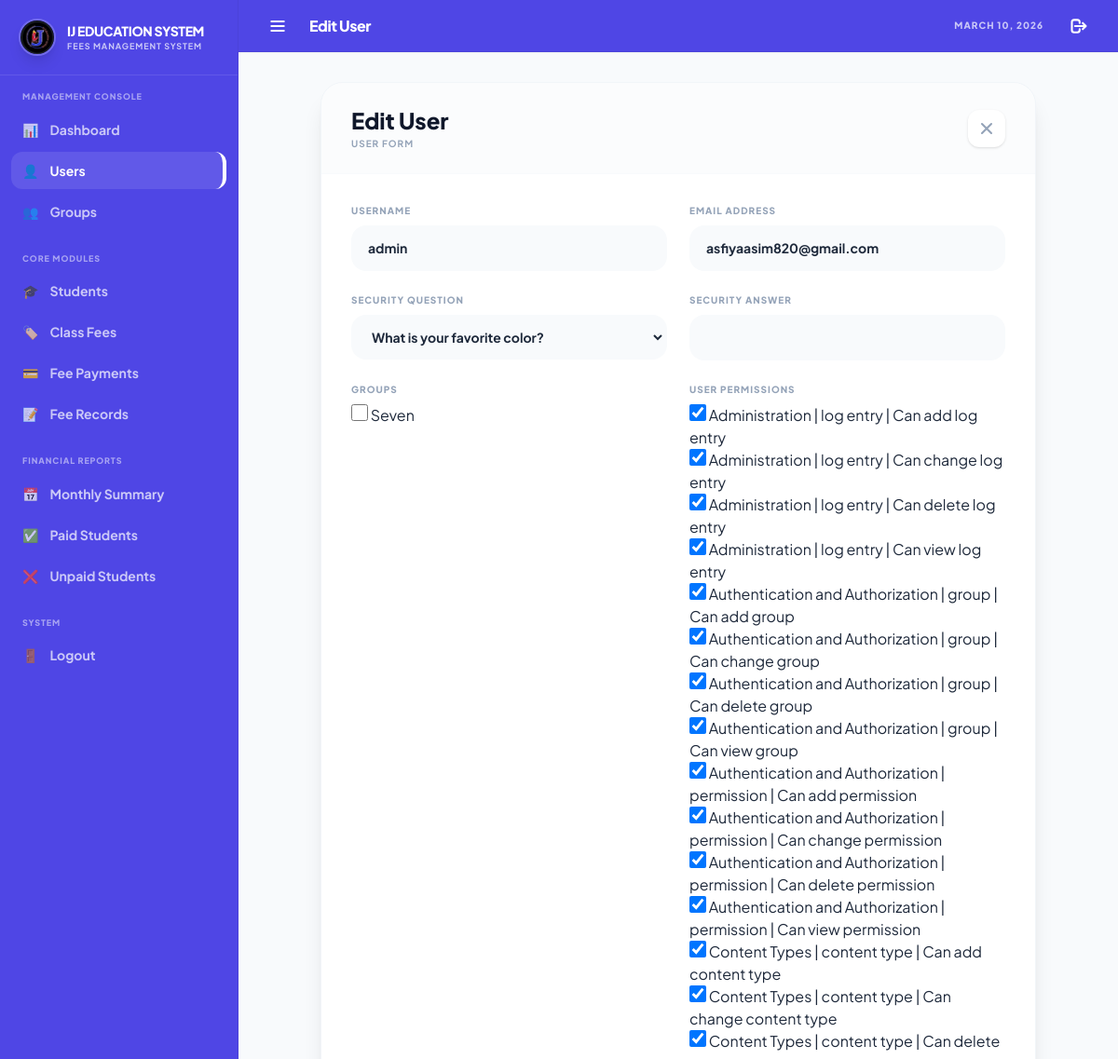
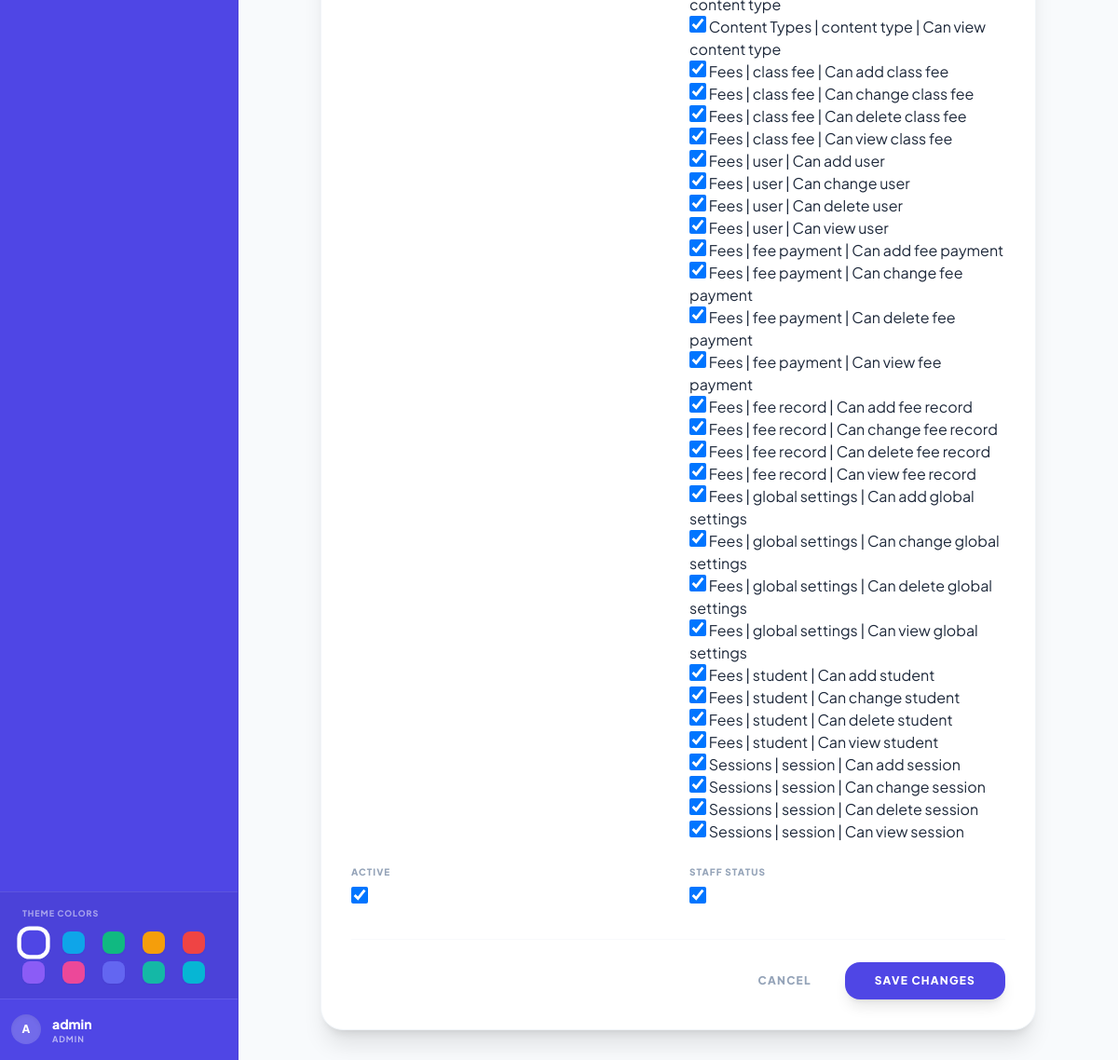
The app's page /manage/customuser/edit/1/ (signed in) with its own data (2 pictures, top to bottom).
### fees/models.py (models this page shows, shortened)
class CustomUser(AbstractUser):
    security_question = models.CharField(max_length=64, choices=SECURITY_QUESTIONS, blank=True, null=True)
    security_answer = models.CharField(max_length=128, blank=True, null=True)
    theme_preference = models.CharField(max_length=32, choices=THEME_CHOICES, default='midnight-blue')

### fees/views.py (the view)
# urls.py: path('manage/<str:model_name>/edit/<int:pk>/', views.manage_form, name='manage_form_pk'),
@login_required
def manage_form(request, model_name, pk=None):
    model_map = {
        'student': (Student, StudentForm),
        'classfee': (ClassFee, ClassFeeForm),
        'feepayment': (FeePayment, FeePaymentForm),
        'feerecord': (FeeRecord, FeeRecordForm),
        'customuser': (CustomUser, CustomUserUpdateForm),
        'group': (Group, GroupForm),
    }
    if model_name not in model_map:
        return redirect('fees:dashboard')
    if model_name in ['customuser', 'group'] and not request.user.is_superuser:
        messages.error(request, "Access Denied: Admin only.")
        return redirect('fees:dashboard')
    action = 'change' if pk else 'add'
    perm_name = f'fees.{action}_{model_name}'
    if model_name == 'group': perm_name = f'auth.{action}_group'
    if not request.user.has_perm(perm_name) and not request.user.is_superuser:
        messages.error(request, f"You don't have permission to {action} {model_name}s.")
        return redirect('fees:manage_list', model_name=model_name)
    model, form_class = model_map[model_name]
    if model_name == 'customuser' and pk is None:
        form_class = CustomUserCreationForm
    instance = get_object_or_404(model, pk=pk) if pk else None
    if request.method == 'POST':
        form = form_class(request.POST, request.FILES, instance=instance)
        if form.is_valid():
            form.save()
            label = MODEL_LABELS.get(model_name, model_name.replace('_', ' ').title())
            messages.success(request, f"{label} saved successfully.")
            return redirect('fees:manage_list', model_name=model_name)
    else:
        form = form_class(instance=instance)
    return render(request, 'fees/generic_form.html', {
        'my_form': form,
        'title': f"{'Edit' if pk else 'Add'} {MODEL_LABELS.get(model_name, model_name.replace('_', ' ').title())}",
        'model_name': model_name,
    })

### fees/forms.py (shortened to what this page needs)
class CustomUserUpdateForm(UserChangeForm):
    password = None  # Use password change views for actual resets
    security_answer = forms.CharField(widget=forms.PasswordInput, required=False, help_text="Leave blank to keep current answer.")
    groups = forms.ModelMultipleChoiceField(queryset=Group.objects.all(), required=False, widget=forms.CheckboxSelectMultiple)
    user_permissions = forms.ModelMultipleChoiceField(queryset=Permission.objects.all(), required=False, widget=forms.CheckboxSelectMultiple)
    class Meta:
        model = CustomUser
        fields = ('username', 'email', 'security_question', 'security_answer', 'groups', 'user_permissions', 'is_active', 'is_staff')

### fees/templatetags/fees_extras.py (called while the page is built)
@register.filter
def verbose_name(value):
    if not isinstance(value, str):
        return value
    return MODEL_VERBOSE_NAMES.get(value.lower(), value.replace('_', ' ').title())

### fees/templates/fees/generic_form.html (shortened to what this page needs)
{% extends 'fees/base.html' %}
{% load fees_extras %}
{% block header_title %}{{ title }}{% endblock %}
{% block content %}
<div class="max-w-3xl mx-auto">
    <div class="bg-white border border-slate-100 rounded-3xl overflow-hidden shadow-xl">
        <div class="px-8 py-6 border-b border-slate-50 flex items-center justify-between bg-slate-50/50">
            <div>
                <h2 class="text-2xl font-black text-slate-900">{{ title }}</h2>
                <p class="text-[10px] font-bold text-slate-400 uppercase tracking-widest mt-0.5">{{ model_name|verbose_name }} Form</p>
            </div>
            <a href="{% url 'fees:manage_list' model_name %}" class="w-10 h-10 rounded-xl bg-white shadow flex items-center justify-center text-slate-400 hover:text-red-500 transition-all"><svg class="w-5 h-5" fill="none" stroke="currentColor" viewBox="0 0 24 24"><path stroke-linecap="round" stroke-linejoin="round" stroke-width="2.5" d="M6 18L18 6M6 6l12 12"></path></svg></a>
        </div>
        <form method="post" enctype="multipart/form-data" class="px-8 py-8">
            <div class="grid grid-cols-1 md:grid-cols-2 gap-6">
                {% for f in my_form %}
                <div class="{% if f.field.widget.input_type == 'textarea' or f.name == 'address' or f.name == 'notes' %}md:col-span-2{% endif %}">
                    <label class="block text-[10px] font-black text-slate-400 uppercase tracking-widest mb-2">{{ f.label }}</label>
                    {{ f }}
                </div>
                {% endfor %}
            </div>
            <div class="mt-8 flex items-center justify-end gap-3 pt-6 border-t border-slate-50">
                <a href="{% url 'fees:manage_list' model_name %}" class="px-6 py-2.5 text-slate-400 font-black text-xs uppercase tracking-widest hover:text-slate-700 transition-all">Cancel</a>
                <button type="submit" class="px-8 py-3 text-white font-black text-xs uppercase tracking-widest rounded-2xl transition-all shadow-lg active:scale-95" style="background: var(--accent)">Save Changes</button>
            </div>
        </form>
    </div>
</div>
{% endblock %}

### fees/templates/fees/base.html (shortened to what this page needs)
{% load static %}
<!DOCTYPE html>
<html lang="en">
<head>
    <script src="https://cdn.tailwindcss.com"></script>
</head>
<body x-data="themeManager()" x-init="init()" class="theme-transition"
    :style="'--accent:' + theme + '; --contrast:' + contrast">
    <div class="flex h-screen overflow-hidden">
        <aside :class="open ? 'w-64' : 'w-0'"
            class="flex-shrink-0 h-full theme-transition flex flex-col transition-all duration-300 overflow-hidden z-40 border-r border-black/5"
            :style="'background:' + theme + '; color:' + contrast">
            <div class="px-5 py-5 flex items-center gap-3 border-b border-white/10">
                <img src="{% static 'fees/img/logo.png' %}"
                    class="w-10 h-10 rounded-full object-cover shadow-lg border-2 border-white/20">
                <div>
                    <p class="font-black text-sm uppercase tracking-tight">IJ Education System</p>
                    <p class="text-[9px] font-bold opacity-70 uppercase tracking-widest">FEES MANAGEMENT SYSTEM</p>
                </div>
            </div>
            <div class="flex-1 overflow-y-auto px-3 py-4 space-y-6">
                {% for group in SIDEBAR_CONFIG %}
                <div>
                    <p class="text-[9px] font-black opacity-50 uppercase tracking-widest px-3 mb-2">{{ group.title }}
                    </p>
                    <div class="space-y-1">
                        {% for item in group.items %}
                        <a href="{{ item.url }}"
                            class="flex items-center gap-3 px-3 py-2.5 rounded-xl text-sm font-bold transition-all {% if item.is_active %}nav-active{% else %}opacity-70 hover:opacity-100 hover:bg-white/5{% endif %}">
                            <span>{{ item.icon }}</span>
                            <span>{{ item.label }}</span>
                        </a>
                        {% endfor %}
                    </div>
                </div>
                {% endfor %}
            </div>
            <div class="px-3 py-4 border-t border-white/10 bg-black/5">
                <p class="text-[9px] font-black opacity-50 uppercase tracking-widest px-3 mb-3">Theme Colors</p>
                <div class="px-3 grid grid-cols-5 gap-2">
                    <template
                        x-for="c in ['#4f46e5','#0ea5e9','#10b981','#f59e0b','#ef4444','#8b5cf6','#ec4899','#6366f1','#14b8a6','#06b6d4']">
                        <button @click="updateTheme(c)"
                            :class="theme===c ? 'ring-2 ring-offset-2 ring-white scale-110' : ''"
                            class="w-6 h-6 rounded-lg transition-all hover:scale-125 shadow-sm"
                            :style="'background:'+c"></button>
                    </template>
                </div>
            </div>
            <div class="px-3 py-4 border-t border-white/10 flex items-center gap-3">
                <div class="w-8 h-8 rounded-full flex items-center justify-center font-black text-xs shadow-inner"
                    :style="'background:rgba(255,255,255,0.2); color:' + contrast">
                    {{ request.user.username|slice:":1"|upper }}
                </div>
                <div class="flex-1 min-w-0">
                    <p class="text-sm font-black truncate">{{ request.user.username }}</p>
                    <p class="text-[9px] font-bold opacity-60 uppercase tracking-widest">
                        {% if request.user.is_staff %}Admin{% else %}Staff{% endif %}
                    </p>
                </div>
            </div>
        </aside>
        <div class="flex-1 flex flex-col overflow-hidden bg-slate-50">
            <header
                class="h-14 theme-transition border-b border-black/5 flex items-center justify-between px-6 flex-shrink-0 z-30 shadow-sm"
                :style="'background:' + theme + '; color:' + contrast">
                <div class="flex items-center gap-4">
                    <button @click="open=!open" class="p-2 rounded-xl hover:bg-white/10 transition-all">
                        <svg class="w-5 h-5" fill="none" stroke="currentColor" viewBox="0 0 24 24">
                            <path stroke-linecap="round" stroke-linejoin="round" stroke-width="2.5"
                                d="M4 6h16M4 12h16M4 18h16"></path>
                        </svg>
                    </button>
                    <h1 class="text-base font-black tracking-tight">{% block header_title %}Dashboard{% endblock %}</h1>
                </div>
                <div class="flex items-center gap-5">
                    <span class="hidden sm:block text-[10px] font-black opacity-70 uppercase tracking-widest">
                        {% now "F d, Y" %}
                    </span>
                    <a href="{% url 'fees:logout' %}"
                        class="p-2 rounded-xl hover:bg-rose-500 hover:text-white transition-all" title="Logout">
                        <svg class="w-5 h-5" fill="none" stroke="currentColor" viewBox="0 0 24 24">
                            <path stroke-linecap="round" stroke-linejoin="round" stroke-width="2.5"
                                d="M17 16l4-4m0 0l-4-4m4 4H7m6 4v1a3 3 0 01-3 3H6a3 3 0 01-3-3V7a3 3 0 013-3h4a3 3 0 013 3v1">
                            </path>
                        </svg>
                    </a>
                </div>
            </header>
            <main class="flex-1 overflow-y-auto p-6 md:p-8">
                {% block content %}{% endblock %}
            </main>
        </div>
    </div>
</body>
</html>

### fees/templates/fees/base.html (style rules this page uses)
:root { --accent: #4f46e5; --contrast: #ffffff; }
body { font-family: 'Plus Jakarta Sans', sans-serif; background: #f8fafc; color: #1e293b; overflow-x: hidden; }
.nav-active { background: rgba(255, 255, 255, 0.1); color: var(--contrast) !important; font-weight: 800; border-right: 4px solid var(--contrast); }
.theme-transition { transition: background-color 0.3s ease, color 0.3s ease, border-color 0.3s ease; }
button[type="submit"], .btn-primary { background: var(--accent) !important; color: var(--contrast) !important; }

### fees/templates/fees/generic_form.html (style rules this page uses)
input[type="text"],input[type="email"],input[type="number"],input[type="password"],input[type="date"],select,textarea { display:block; width:100%; padding:0.75rem 1rem; background:#f8fafc; border:2px solid transparent; border-radius:1rem; font-weight:700; font-size:0.875rem; color:#1e293b; outline:none; transition:all 0.2s; font-family:inherit; }
input::placeholder { color:#cbd5e1; font-weight:500; }
input[type="checkbox"] { width:1.125rem; height:1.125rem; cursor:pointer; }
select option { font-weight:600; }

### records on screen
CustomUser: user.username "A", user.username "admin", my_form "admin" "asfiyaasim820@gmail.com" "What is your favorite color?" "☑" "☑"

### other values on screen
{{ group.title }} "MANAGEMENT CONSOLE" "CORE MODULES" "FINANCIAL REPORTS" "SYSTEM"
{{ item.icon }} "📊" "👥" "🎓" "🏷️" "💳" "📝" "📅" "✅" "❌" "🚪"
{{ item.label }} "Dashboard" "Users" "Groups" "Students" "Class Fees" "Fee Payments" "Fee Records" "Monthly Summary" "Paid Students" "Unpaid Students" "Logout"
{{ title }} "Edit User"
{{ model_name|verbose_name }} "USER"
{{ f.label }} "USERNAME" "EMAIL ADDRESS" "SECURITY QUESTION" "SECURITY ANSWER" "GROUPS" "USER PERMISSIONS" "ACTIVE" "STAFF STATUS"
